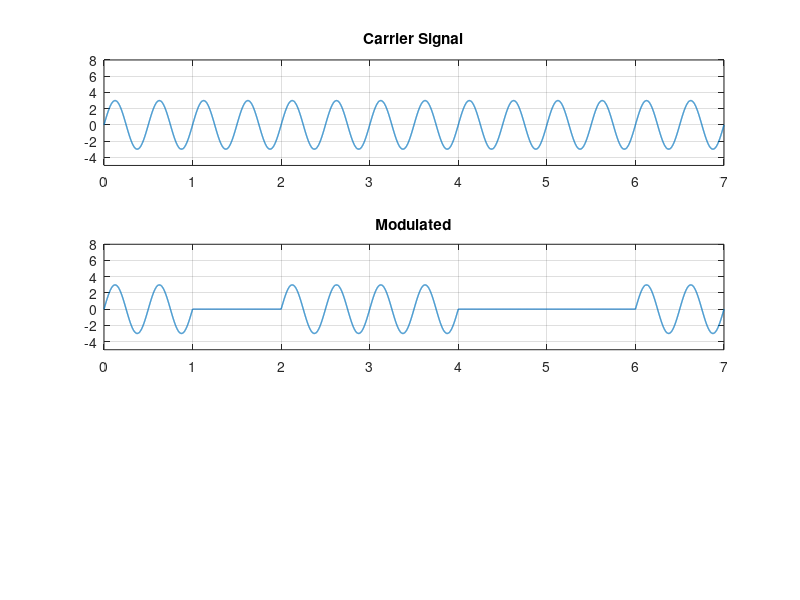

Recreate this plot in MATLAB.
clear all;
close all;

bits = [1 0 1 1 0 0 1];

#modulation
bitrate  = 1;
samplingRate = 1000;
samplingTime = 1/samplingRate;
endTime = length(bits)/bitrate;
f = 2;
a = 3;
time = 0:samplingTime:endTime;
signal = a*sin(2*pi*f*time);
modulation = signal;
subplot(3,1,1);
plot(time, signal, "LineWidth", 1);
axis([0 endTime -5 a+5]);
title('Carrier Signal');
grid on;

index = 1;
for i=1:length(time)
  if(bits(index)==0)
    modulation(i) = 0;
  endif
  if(bitrate*time(i)>=index)
  index=index+1;
  endif
endfor
subplot(3,1,2);
plot(time, modulation, "LineWidth", 1);
axis([0 endTime -5 a+5]);
title('Modulated');
grid on;


%demodulation
index = 1;
for i=1:length(modulation)
  if(modulation(i) != 0)
    demodulation(index) = 1;
   else
    demodulation(index) = 0;
  endif
  if(bitrate*time(i)>=index)
  index+=1;
endif
endfor
disp(demodulation);

